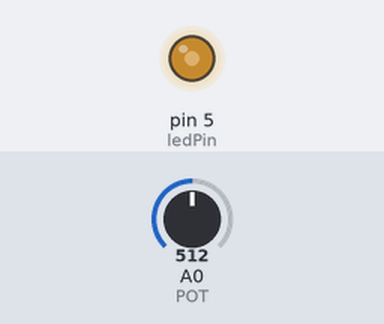
This sketch was run on a simulated Arduino Uno, built with avr-gcc and run on an emulated ATmega328P. Parts: output pins drawn as LEDs (lit = HIGH). Inputs (shaded band) come from the test bench; at power-on: A0 (POT) = 512. What the sketch prints to the serial monitor is not drawn.

Above: at 1.8 s.
1.9 s: A0 (POT) set to 716
At 2.4 s:
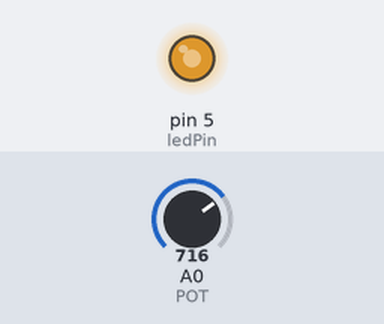
3.5 s: A0 (POT) set to 900
At 5.1 s:
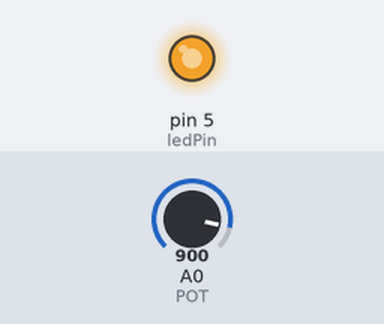
5.5 s: A0 (POT) set to 122
At 6.7 s:
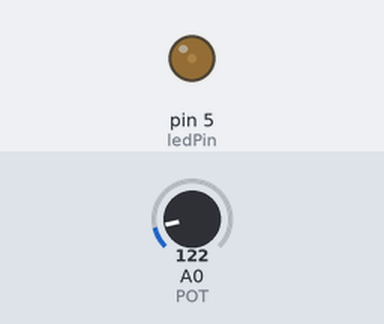
7.5 s: A0 (POT) set to 0
At 9.4 s:
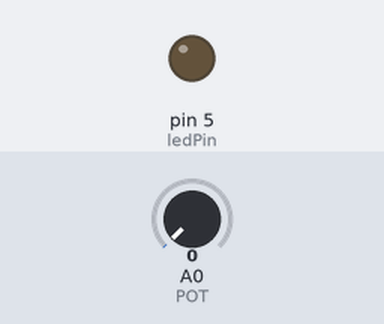
Timing chart, 0 to 10.5 s (numbered marks = the images above; inputs shaded):
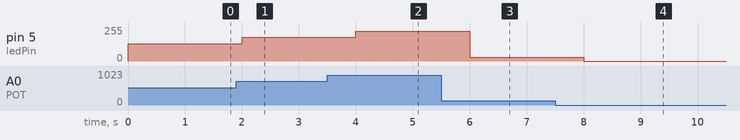

Measured:
- after the input at 1.9 s, pin 5 (ledPin): 128/255 → 179/255 after 0.10 s
- after the input at 3.5 s, pin 5 (ledPin): 179/255 → 225/255 after 0.50 s
- after the input at 5.5 s, pin 5 (ledPin): 225/255 → 30/255 after 0.50 s
- after the input at 7.5 s, pin 5 (ledPin): 30/255 → 0/255 after 0.51 s

The sketch:

LED_ChangeResisterLEDLightval.ino
```cpp
//목표: 가변저항을 이용한 led 밝기 조절
// 조건
const int POT = 0;
int ledPin = 5;
int val = 0;
int lightval;


void setup() {
  Serial.begin(9600);
  pinMode(POT, INPUT);
  pinMode(ledPin, OUTPUT);

}

void loop() {
  val = analogRead(POT);
  lightval = (val>>2);
  analogWrite(ledPin, lightval);
  Serial.println(String("저항값: ")+val+String(" 밝기 값: ")+lightval);
  delay(1000);

}
```
